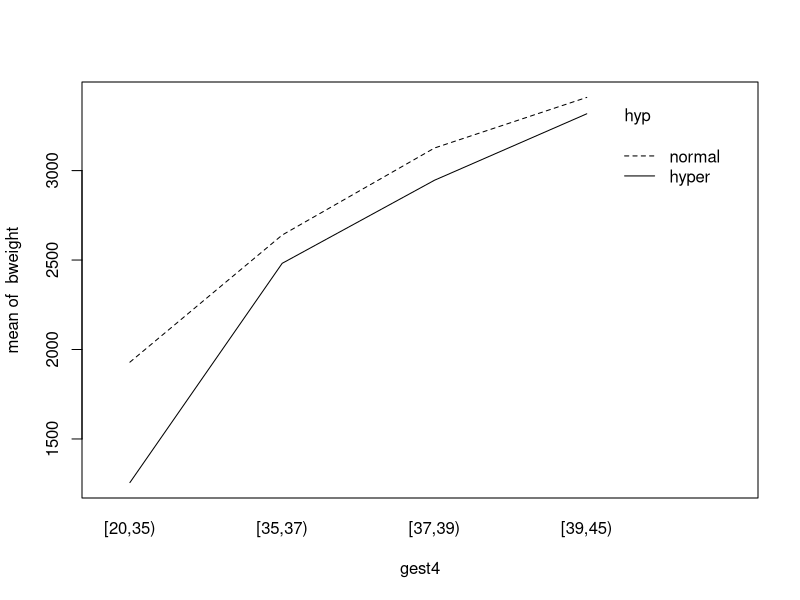
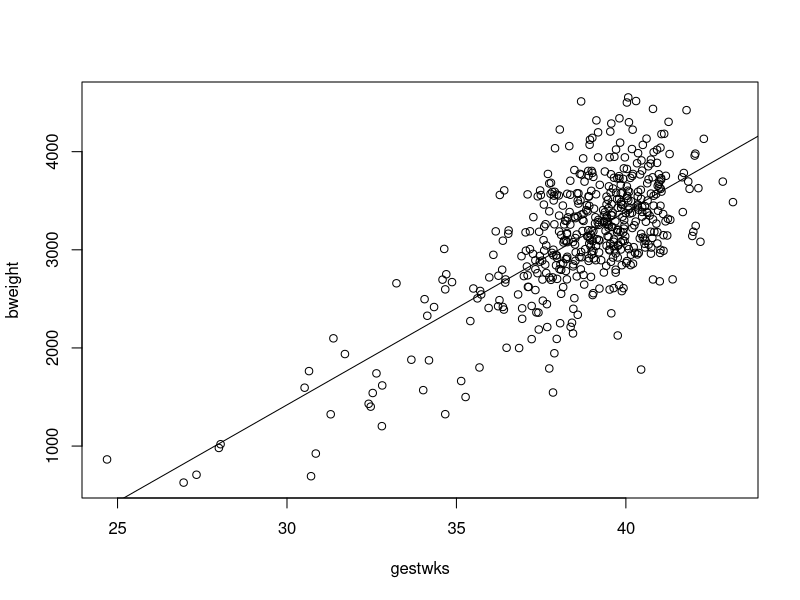
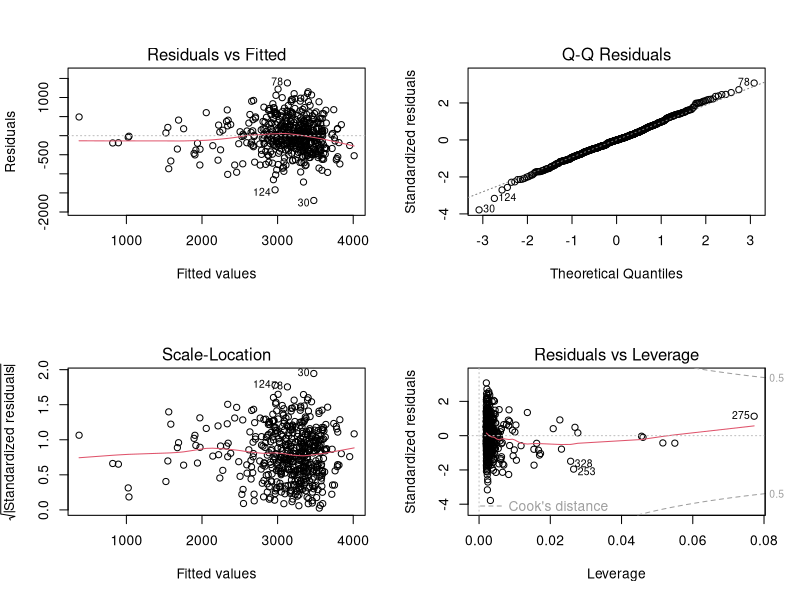
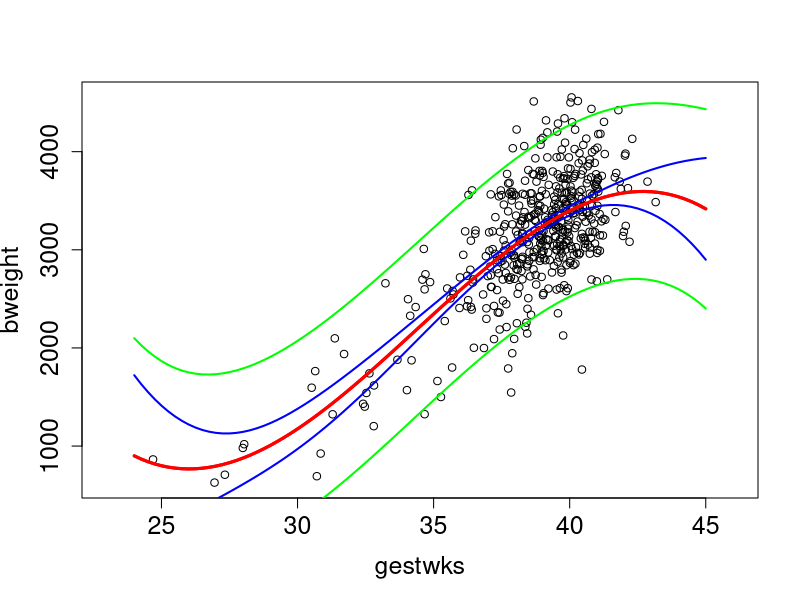

Write the R code that produced these figures, in order.
### R code from vignette source 'effects-s.rnw'
### Encoding: ISO8859-1

###################################################
### code chunk number 1: Run births-house
###################################################
library(Epi)
data(births)
str(births)


###################################################
### code chunk number 2: housekeeping
###################################################
births$hyp <- factor(births$hyp, labels = c("normal", "hyper"))
births$sex <- factor(births$sex, labels = c("M", "F"))
births$agegrp <- cut(births$matage, 
    breaks = c(20, 25, 30, 35, 40, 45), right = FALSE)
births$gest4 <- cut(births$gestwks, 
    breaks = c(20, 35, 37, 39, 45), right = FALSE)


###################################################
### code chunk number 3: summary
###################################################
summary(births)
with(births, sd(bweight) )


###################################################
### code chunk number 4: t-test for sex on bweight
###################################################
with( births, t.test(bweight ~ sex, var.equal=TRUE) )


###################################################
### code chunk number 5: Effects of sex on bweight
###################################################
effx(response=bweight, type="metric", exposure=sex, data=births)


###################################################
### code chunk number 6: Table of mean birth weight by sex
###################################################
stat.table(sex, mean(bweight), data=births)


###################################################
### code chunk number 7: lm of bweight by sex
###################################################
m1 <- glm(bweight ~ sex, family=gaussian, data=births)
summary(m1)


###################################################
### code chunk number 8: ci.lin of bweight by sex
###################################################
round( ci.lin(m1)[ , c(1,5,6)] , 1)


###################################################
### code chunk number 9: Effects of hyp on bweight
###################################################
effx(response=bweight, type="metric", exposure=hyp, data=births)


###################################################
### code chunk number 10: Effects of gest4 (four levels) on bweight
###################################################
effx(response=bweight, typ="metric", exposure=gest4, data=births)


###################################################
### code chunk number 11: Table of mean bweight by gest4
###################################################
stat.table(gest4, mean(bweight), data=births)


###################################################
### code chunk number 12: lm of gest4 on bweight
###################################################
m2 <- lm(bweight ~ gest4, data = births)
round( ci.lin(m2)[ , c(1,5,6)] , 1)


###################################################
### code chunk number 13: Interaction plot of bweight by hyp 
###                       in gest4 groups
###################################################
par(mfrow=c(1,1))
with( births, interaction.plot(gest4, hyp, bweight) )


###################################################
### code chunk number 14: Effect of hyp on bweight stratified by gest4
###################################################
effx(bweight, type="metric", exposure=hyp, strata=sex, data=births)


###################################################
### code chunk number 15: lm for hyp on bweight stratified by gest4
###################################################
m3 <- lm(bweight ~ gest4 / hyp, data = births)
round( ci.lin(m3)[ , c(1,5,6)], 1) 


###################################################
### code chunk number 16: lmI for hyp on bweight stratified by gest4
###################################################
m3I <- lm(bweight ~ gest4 + hyp + gest4:hyp, data = births)
round( ci.lin(m3I)[ , c(1,5,6)], 1) 


###################################################
### code chunk number 17: lmIb for hyp on bweight stratified by gest4b
###################################################
births$gest4b <- Relevel( births$gest4, ref = 4)
m3Ib <- lm(bweight ~ gest4b*hyp, data = births)
round( ci.lin(m3Ib)[ , c(1,5,6)], 1) 


###################################################
### code chunk number 18: lmI for hyp on bweight adjusted for gest4
###################################################
m3M <- lm(bweight ~ gest4 + hyp, data = births)
round( ci.lin(m3M)[ , c(1,5,6)], 1) 


###################################################
### code chunk number 19: test for hyp-gest4 interaction on bweight
###################################################
anova(m3I, m3M)


###################################################
### code chunk number 20: Effects of hyp on lowbw stratified by sex
###################################################
effx(bweight, type="metric", exposure=hyp, strata= sex, data=births)
m4S <- lm(bweight ~ sex/hyp, data = births)
round( ci.lin(m4S)[ , c(1,5,6)], 1) 
m4I <- lm(bweight ~ sex + hyp + sex:hyp, data = births)
round( ci.lin(m4I)[ , c(1,5,6)], 1) 


###################################################
### code chunk number 21: Effect of hyp on bweight controlled for sex
###################################################
effx(bweight, type="metric", exposure=hyp, control=sex, data=births)


###################################################
### code chunk number 22: lm for hyp on bweight controlled for sex
###################################################
m4 <- lm(bweight ~ sex + hyp, data = births)
ci.lin(m4)[ , c(1,5,6)]  


###################################################
### code chunk number 23: Linear effect of gestwks on bweight
###################################################
effx(response=bweight, type="metric", exposure=gestwks, data=births)
m5 <- lm(bweight ~ gestwks, data=births) 
ci.lin(m5)[ , c(1,5,6)]


###################################################
### code chunk number 25: Linear effect of gestwks on bweight stratified by agegrp
###################################################
effx(bweight, type="metric", exposure=gestwks, strata=agegrp, data=births)


###################################################
### code chunk number 26: Plot-bweight-by-gestwks
###################################################
with(births, plot(gestwks, bweight))
abline(m5)


###################################################
### code chunk number 27: bweight-gestwks diagnostic plots
###################################################
par(mfrow=c(2,2))
plot(m5)


###################################################
### code chunk number 28: bweight-by-gestwks cubic model
###################################################
m6 <- update(m5, . ~ .  + I(gestwks^2) + I(gestwks^3))
round(ci.lin(m6)[, c(1,5,6)], 1)


###################################################
### code chunk number 29: bweight-by-gestwks cubic with ortog polynomials
###################################################
births2 <- subset(births, !is.na(gestwks))
m.ortpoly <- lm(bweight ~ poly(gestwks, 3), data= births2 )
round(ci.lin(m.ortpoly)[, c(1,5,6)], 1)
anova(m5, m.ortpoly)


###################################################
### code chunk number 30: bweight-by-gestwks cubic model prediction
###################################################
nd <- data.frame(gestwks = seq(24, 45, by = 0.25) ) 
fit.poly <- predict( m.ortpoly, newdata=nd, interval="conf" )
pred.poly <- predict( m.ortpoly, newdata=nd, interval="pred" )
par(mfrow=c(1,1))
with( births, plot( bweight ~ gestwks, xlim = c(23, 46), cex.axis= 1.5, cex.lab = 1.5 )  )
matlines( nd$gestwks, fit.poly, lty=1, lwd=c(3,2,2), col=c('red','blue','blue') )
matlines( nd$gestwks, pred.poly, lty=1, lwd=c(3,2,2), col=c('red','green','green') )


###################################################
### code chunk number 38: Get the UCBAdmissions data
###################################################
UCBAdmissions


###################################################
### code chunk number 39: Convert the 2x2x6 contingency table to a data frame
###################################################
ucb <- as.data.frame(UCBAdmissions)
head(ucb)


###################################################
### code chunk number 40: Convert Admit to numeric coded as 0/1
###################################################
ucb$Admit <- as.numeric(ucb$Admit)-1


###################################################
### code chunk number 41: Effect of Gender on Admit
###################################################
effx(Admit,type="binary",exposure=Gender,weights=Freq,data=ucb)


###################################################
### code chunk number 42: Effect of Gender stratified by Dept
###################################################
effx(Admit,type="binary",exposure=Gender,strata=Dept,weights=Freq,data=ucb)


###################################################
### code chunk number 43: Effect of Gender controlled for Dept
###################################################
effx(Admit,type="binary",exposure=Gender,control=Dept,weights=Freq,data=ucb)
